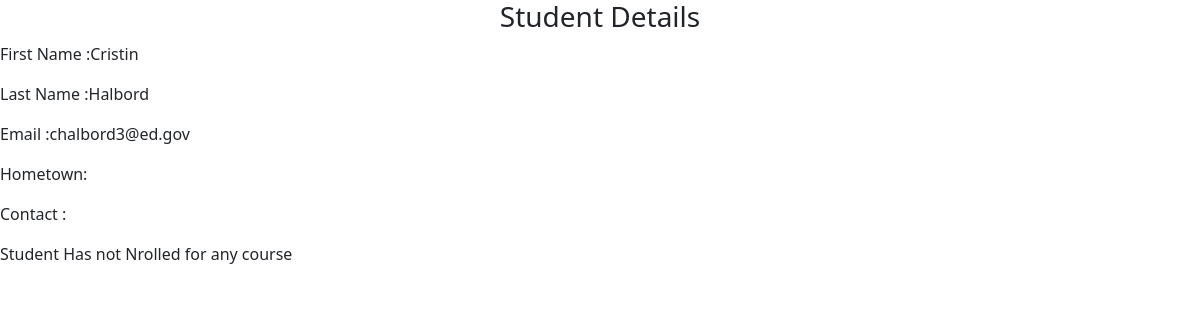
The app's page /student_details/4, older data.
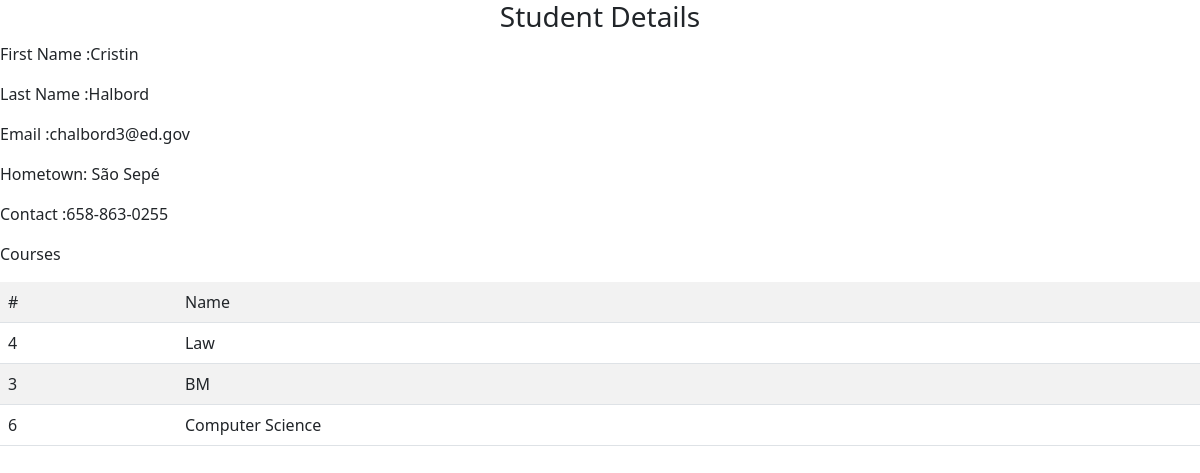
The same page, newer data.
### model.py (models this page shows)
class BioData(db.Model):
    __tablename__ = 'biodata'
    id = db.Column(db.Integer(), primary_key=True)
    hometown = db.Column(db.String())
    contact = db.Column(db.String())
    student_id = db.Column(db.Integer(), db.ForeignKey('student.id'))
    student = db.relationship('Student', back_populates = 'biodata', uselist=False)

class Course(db.Model):
    __tablename__ ='course'
    id =  db.Column(db.Integer(), primary_key=True)
    name = db.Column(db.String())
    students  = db.relationship('Student', secondary=student_course, back_populates='courses')

### app.py (the view)
@app.route('/student_details/<int:id>')
def student_details(id):
    student = Student.query.filter_by(id=id).first()
    return render_template('student-details.html',student=student)

### templates/student-details.html
{% extends 'base.html' %}
{% block main %}
<h3 class="text-center">Student Details</h3>
<p> First Name :{{student.first_name}}</p>
<p> Last Name :{{student.last_name}}</p>
<p> Email :{{student.email}}</p>
<p>Hometown: {{student.biodata.hometown}}</p>
<p>Contact :{{student.biodata.contact}}</p>
{% if student.courses %}
<p>Courses</p>
<table class="table table-striped">
    <tr>
        <td>#</td>
        <td>Name</td>
    </tr>
    {% for course in student.courses  %}
    <tr>
        <td>{{course.id}}</td>
        <td>{{course.name}}</td>
    </tr>
    {% endfor %}
</table>
{% else %}
<p>Student Has not Nrolled for any course</p>
{% endif %}
{% endblock main %}

Row changes from the older to the newer data that the page shows:
added BioData: biodata.hometown "São Sepé", biodata.contact "658-863-0255"
added Course: id "4", name "Law"
added Course: id "3", name "BM"
added Course: id "6", name "Computer Science"
Text that changed along with them:
text no longer shown: "Student Has not Nrolled for any course"
text now shown: "Courses # Name"
